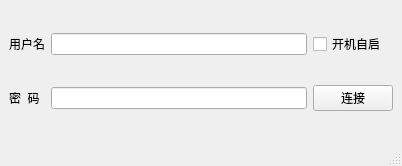
<?xml version="1.0" encoding="UTF-8"?>
<ui version="4.0">
 <class>MainWindow</class>
 <widget class="QMainWindow" name="MainWindow">
  <property name="geometry">
   <rect>
    <x>0</x>
    <y>0</y>
    <width>402</width>
    <height>166</height>
   </rect>
  </property>
  <property name="windowTitle">
   <string>CitNet</string>
  </property>
  <widget class="QWidget" name="centralwidget">
   <layout class="QGridLayout" name="gridLayout">
    <item row="0" column="0">
     <widget class="QLabel" name="label">
      <property name="text">
       <string>用户名</string>
      </property>
     </widget>
    </item>
    <item row="0" column="1">
     <widget class="QLineEdit" name="username_Edit">
      <property name="placeholderText">
       <string/>
      </property>
     </widget>
    </item>
    <item row="2" column="0">
     <widget class="QLabel" name="label_2">
      <property name="text">
       <string>密  码</string>
      </property>
     </widget>
    </item>
    <item row="2" column="1">
     <widget class="QLineEdit" name="password_Edit">
      <property name="echoMode">
       <enum>QLineEdit::PasswordEchoOnEdit</enum>
      </property>
     </widget>
    </item>
    <item row="2" column="2">
     <widget class="QPushButton" name="line_Button">
      <property name="text">
       <string>连接</string>
      </property>
     </widget>
    </item>
    <item row="0" column="2">
     <widget class="QCheckBox" name="startBox">
      <property name="text">
       <string>开机自启</string>
      </property>
     </widget>
    </item>
   </layout>
  </widget>
  <widget class="QStatusBar" name="statusbar"/>
 </widget>
 <resources/>
 <connections/>
</ui>
